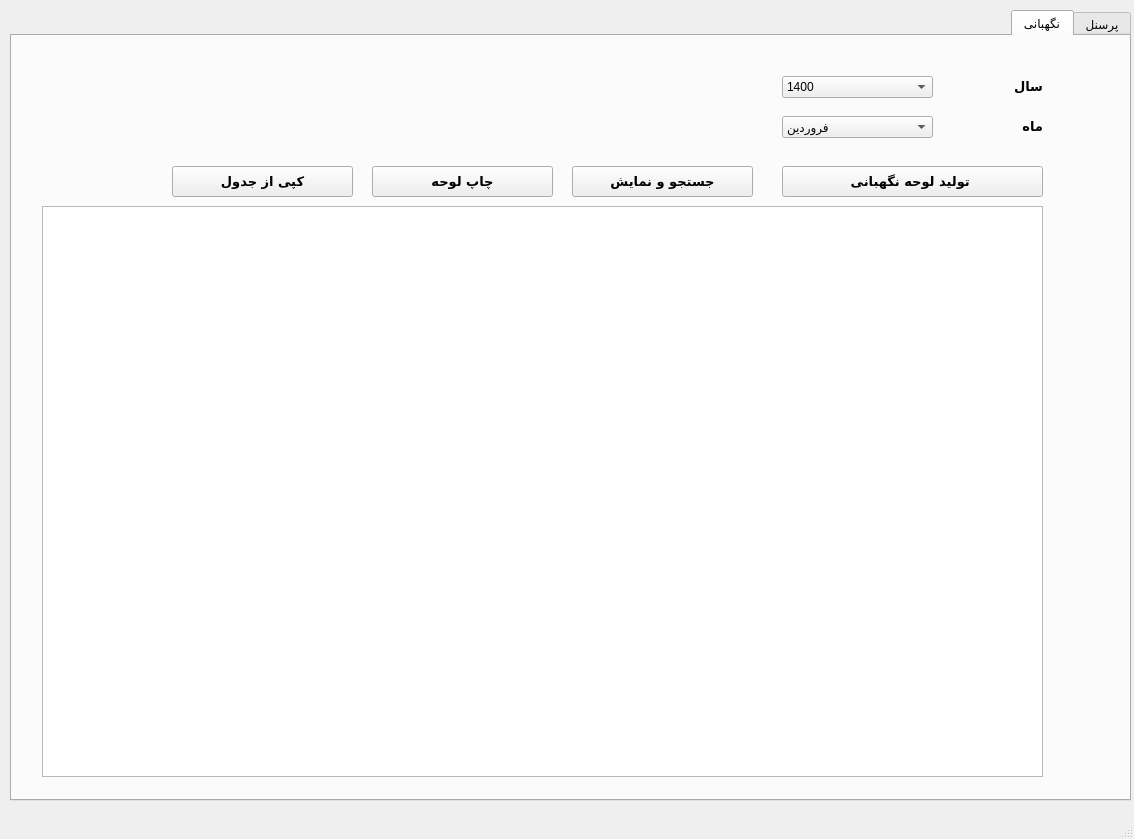
<?xml version="1.0" encoding="UTF-8"?>
<ui version="4.0">
 <class>MainWindow</class>
 <widget class="QMainWindow" name="MainWindow">
  <property name="geometry">
   <rect>
    <x>0</x>
    <y>0</y>
    <width>1134</width>
    <height>839</height>
   </rect>
  </property>
  <property name="windowTitle">
   <string>main</string>
  </property>
  <widget class="QWidget" name="centralwidget">
   <widget class="QTabWidget" name="tabWidget">
    <property name="geometry">
     <rect>
      <x>10</x>
      <y>10</y>
      <width>1121</width>
      <height>791</height>
     </rect>
    </property>
    <property name="layoutDirection">
     <enum>Qt::RightToLeft</enum>
    </property>
    <property name="currentIndex">
     <number>1</number>
    </property>
    <widget class="QWidget" name="tab">
     <attribute name="title">
      <string>پرسنل</string>
     </attribute>
     <widget class="QPushButton" name="pushButton">
      <property name="geometry">
       <rect>
        <x>590</x>
        <y>90</y>
        <width>141</width>
        <height>31</height>
       </rect>
      </property>
      <property name="font">
       <font>
        <family>B Nazanin</family>
        <pointsize>10</pointsize>
        <weight>75</weight>
        <bold>true</bold>
       </font>
      </property>
      <property name="text">
       <string>ثبت</string>
      </property>
     </widget>
     <widget class="QPushButton" name="pushButton_2">
      <property name="geometry">
       <rect>
        <x>590</x>
        <y>140</y>
        <width>141</width>
        <height>31</height>
       </rect>
      </property>
      <property name="font">
       <font>
        <family>B Nazanin</family>
        <pointsize>10</pointsize>
        <weight>75</weight>
        <bold>true</bold>
       </font>
      </property>
      <property name="text">
       <string>ویرایش</string>
      </property>
     </widget>
     <widget class="QPushButton" name="pushButton_3">
      <property name="geometry">
       <rect>
        <x>590</x>
        <y>190</y>
        <width>141</width>
        <height>31</height>
       </rect>
      </property>
      <property name="font">
       <font>
        <family>B Nazanin</family>
        <pointsize>10</pointsize>
        <weight>75</weight>
        <bold>true</bold>
       </font>
      </property>
      <property name="text">
       <string>حذف</string>
      </property>
     </widget>
     <widget class="QPushButton" name="pushButton_4">
      <property name="geometry">
       <rect>
        <x>590</x>
        <y>240</y>
        <width>141</width>
        <height>31</height>
       </rect>
      </property>
      <property name="font">
       <font>
        <family>B Nazanin</family>
        <pointsize>10</pointsize>
        <weight>75</weight>
        <bold>true</bold>
       </font>
      </property>
      <property name="text">
       <string>جستجو</string>
      </property>
     </widget>
     <widget class="QLabel" name="label">
      <property name="geometry">
       <rect>
        <x>520</x>
        <y>10</y>
        <width>121</width>
        <height>51</height>
       </rect>
      </property>
      <property name="font">
       <font>
        <family>B Titr</family>
        <pointsize>14</pointsize>
        <weight>75</weight>
        <bold>true</bold>
       </font>
      </property>
      <property name="text">
       <string>مدیریت پرسنل</string>
      </property>
     </widget>
     <widget class="QLineEdit" name="lineEdit_3">
      <property name="geometry">
       <rect>
        <x>790</x>
        <y>200</y>
        <width>151</width>
        <height>22</height>
       </rect>
      </property>
      <property name="cursorPosition">
       <number>0</number>
      </property>
     </widget>
     <widget class="QLabel" name="label_7">
      <property name="geometry">
       <rect>
        <x>910</x>
        <y>160</y>
        <width>161</width>
        <height>21</height>
       </rect>
      </property>
      <property name="font">
       <font>
        <family>B Nazanin</family>
        <pointsize>10</pointsize>
        <weight>75</weight>
        <bold>true</bold>
       </font>
      </property>
      <property name="text">
       <string>کد پرسنلی</string>
      </property>
     </widget>
     <widget class="QLabel" name="label_2">
      <property name="geometry">
       <rect>
        <x>1030</x>
        <y>80</y>
        <width>41</width>
        <height>21</height>
       </rect>
      </property>
      <property name="font">
       <font>
        <family>B Nazanin</family>
        <pointsize>10</pointsize>
        <weight>75</weight>
        <bold>true</bold>
       </font>
      </property>
      <property name="text">
       <string>نام</string>
      </property>
     </widget>
     <widget class="QComboBox" name="comboBox">
      <property name="geometry">
       <rect>
        <x>790</x>
        <y>320</y>
        <width>151</width>
        <height>22</height>
       </rect>
      </property>
      <property name="cursor">
       <cursorShape>ArrowCursor</cursorShape>
      </property>
      <property name="layoutDirection">
       <enum>Qt::LeftToRight</enum>
      </property>
      <item>
       <property name="text">
        <string notr="true">افسر جانشین</string>
       </property>
      </item>
      <item>
       <property name="text">
        <string>افسرنگهبان</string>
       </property>
      </item>
      <item>
       <property name="text">
        <string>معاون افسر نگهبان</string>
       </property>
      </item>
      <item>
       <property name="text">
        <string>رئیس پاسدار</string>
       </property>
      </item>
     </widget>
     <widget class="QLineEdit" name="lineEdit_4">
      <property name="geometry">
       <rect>
        <x>790</x>
        <y>240</y>
        <width>151</width>
        <height>22</height>
       </rect>
      </property>
      <property name="cursorPosition">
       <number>0</number>
      </property>
     </widget>
     <widget class="QLabel" name="label_3">
      <property name="geometry">
       <rect>
        <x>910</x>
        <y>200</y>
        <width>161</width>
        <height>21</height>
       </rect>
      </property>
      <property name="font">
       <font>
        <family>B Nazanin</family>
        <pointsize>10</pointsize>
        <weight>75</weight>
        <bold>true</bold>
       </font>
      </property>
      <property name="text">
       <string>کد ملی</string>
      </property>
     </widget>
     <widget class="QLineEdit" name="lineEdit">
      <property name="geometry">
       <rect>
        <x>790</x>
        <y>80</y>
        <width>151</width>
        <height>22</height>
       </rect>
      </property>
     </widget>
     <widget class="QLabel" name="label_5">
      <property name="geometry">
       <rect>
        <x>910</x>
        <y>320</y>
        <width>161</width>
        <height>21</height>
       </rect>
      </property>
      <property name="font">
       <font>
        <family>B Nazanin</family>
        <pointsize>10</pointsize>
        <weight>75</weight>
        <bold>true</bold>
       </font>
      </property>
      <property name="text">
       <string>بخش شیفت</string>
      </property>
     </widget>
     <widget class="QLineEdit" name="lineEdit_6">
      <property name="geometry">
       <rect>
        <x>790</x>
        <y>160</y>
        <width>151</width>
        <height>22</height>
       </rect>
      </property>
      <property name="cursorPosition">
       <number>0</number>
      </property>
     </widget>
     <widget class="QLabel" name="label_4">
      <property name="geometry">
       <rect>
        <x>910</x>
        <y>240</y>
        <width>161</width>
        <height>21</height>
       </rect>
      </property>
      <property name="font">
       <font>
        <family>B Nazanin</family>
        <pointsize>10</pointsize>
        <weight>75</weight>
        <bold>true</bold>
       </font>
      </property>
      <property name="text">
       <string>درجه نظامی</string>
      </property>
     </widget>
     <widget class="QLineEdit" name="lineEdit_2">
      <property name="geometry">
       <rect>
        <x>790</x>
        <y>120</y>
        <width>151</width>
        <height>22</height>
       </rect>
      </property>
      <property name="cursorPosition">
       <number>0</number>
      </property>
     </widget>
     <widget class="QLabel" name="label_6">
      <property name="geometry">
       <rect>
        <x>920</x>
        <y>280</y>
        <width>161</width>
        <height>21</height>
       </rect>
      </property>
      <property name="font">
       <font>
        <family>B Nazanin</family>
        <pointsize>10</pointsize>
        <weight>75</weight>
        <bold>true</bold>
       </font>
      </property>
      <property name="text">
       <string>تعداد شیفت در ماه</string>
      </property>
     </widget>
     <widget class="QLineEdit" name="lineEdit_5">
      <property name="geometry">
       <rect>
        <x>790</x>
        <y>280</y>
        <width>151</width>
        <height>22</height>
       </rect>
      </property>
      <property name="cursorPosition">
       <number>0</number>
      </property>
     </widget>
     <widget class="QLabel" name="label_9">
      <property name="geometry">
       <rect>
        <x>910</x>
        <y>120</y>
        <width>161</width>
        <height>21</height>
       </rect>
      </property>
      <property name="font">
       <font>
        <family>B Nazanin</family>
        <pointsize>10</pointsize>
        <weight>75</weight>
        <bold>true</bold>
       </font>
      </property>
      <property name="text">
       <string>نام خانوادگی</string>
      </property>
     </widget>
     <widget class="QTableView" name="tableAfrad">
      <property name="geometry">
       <rect>
        <x>50</x>
        <y>370</y>
        <width>1021</width>
        <height>351</height>
       </rect>
      </property>
     </widget>
     <widget class="QPushButton" name="refreshbtn">
      <property name="geometry">
       <rect>
        <x>590</x>
        <y>290</y>
        <width>141</width>
        <height>31</height>
       </rect>
      </property>
      <property name="font">
       <font>
        <family>B Nazanin</family>
        <pointsize>10</pointsize>
        <weight>75</weight>
        <bold>true</bold>
       </font>
      </property>
      <property name="text">
       <string>بروزرسانی</string>
      </property>
     </widget>
    </widget>
    <widget class="QWidget" name="tab_2">
     <attribute name="title">
      <string>نگهبانی</string>
     </attribute>
     <widget class="QLabel" name="label_8">
      <property name="geometry">
       <rect>
        <x>940</x>
        <y>40</y>
        <width>91</width>
        <height>21</height>
       </rect>
      </property>
      <property name="font">
       <font>
        <family>B Nazanin</family>
        <pointsize>10</pointsize>
        <weight>75</weight>
        <bold>true</bold>
       </font>
      </property>
      <property name="text">
       <string>سال</string>
      </property>
     </widget>
     <widget class="QComboBox" name="comboBox_2">
      <property name="geometry">
       <rect>
        <x>770</x>
        <y>40</y>
        <width>151</width>
        <height>22</height>
       </rect>
      </property>
      <property name="layoutDirection">
       <enum>Qt::LeftToRight</enum>
      </property>
      <item>
       <property name="text">
        <string>1400</string>
       </property>
      </item>
      <item>
       <property name="text">
        <string>1401</string>
       </property>
      </item>
      <item>
       <property name="text">
        <string>1402</string>
       </property>
      </item>
      <item>
       <property name="text">
        <string>1403</string>
       </property>
      </item>
     </widget>
     <widget class="QLabel" name="label_10">
      <property name="geometry">
       <rect>
        <x>940</x>
        <y>80</y>
        <width>91</width>
        <height>21</height>
       </rect>
      </property>
      <property name="font">
       <font>
        <family>B Nazanin</family>
        <pointsize>10</pointsize>
        <weight>75</weight>
        <bold>true</bold>
       </font>
      </property>
      <property name="text">
       <string>ماه</string>
      </property>
     </widget>
     <widget class="QPushButton" name="pushButton_7">
      <property name="geometry">
       <rect>
        <x>770</x>
        <y>130</y>
        <width>261</width>
        <height>31</height>
       </rect>
      </property>
      <property name="font">
       <font>
        <family>B Nazanin</family>
        <pointsize>10</pointsize>
        <weight>75</weight>
        <bold>true</bold>
       </font>
      </property>
      <property name="text">
       <string>تولید لوحه نگهبانی </string>
      </property>
     </widget>
     <widget class="QComboBox" name="comboBox_3">
      <property name="geometry">
       <rect>
        <x>770</x>
        <y>80</y>
        <width>151</width>
        <height>22</height>
       </rect>
      </property>
      <property name="layoutDirection">
       <enum>Qt::LeftToRight</enum>
      </property>
      <item>
       <property name="text">
        <string>فروردین</string>
       </property>
      </item>
      <item>
       <property name="text">
        <string>اردیبهشت</string>
       </property>
      </item>
      <item>
       <property name="text">
        <string>خرداد</string>
       </property>
      </item>
      <item>
       <property name="text">
        <string>تیر</string>
       </property>
      </item>
      <item>
       <property name="text">
        <string>مرداد</string>
       </property>
      </item>
      <item>
       <property name="text">
        <string>شهریور</string>
       </property>
      </item>
      <item>
       <property name="text">
        <string>مهر</string>
       </property>
      </item>
      <item>
       <property name="text">
        <string>آبان</string>
       </property>
      </item>
      <item>
       <property name="text">
        <string>آذر</string>
       </property>
      </item>
      <item>
       <property name="text">
        <string>دی</string>
       </property>
      </item>
      <item>
       <property name="text">
        <string>بهمن</string>
       </property>
      </item>
      <item>
       <property name="text">
        <string>اسفند</string>
       </property>
      </item>
     </widget>
     <widget class="QTableView" name="tableView">
      <property name="geometry">
       <rect>
        <x>30</x>
        <y>170</y>
        <width>1001</width>
        <height>571</height>
       </rect>
      </property>
      <property name="cursor" stdset="0">
       <cursorShape>IBeamCursor</cursorShape>
      </property>
     </widget>
     <widget class="QPushButton" name="searchbtn">
      <property name="geometry">
       <rect>
        <x>560</x>
        <y>130</y>
        <width>181</width>
        <height>31</height>
       </rect>
      </property>
      <property name="font">
       <font>
        <family>B Nazanin</family>
        <pointsize>10</pointsize>
        <weight>75</weight>
        <bold>true</bold>
       </font>
      </property>
      <property name="text">
       <string>جستجو و نمایش</string>
      </property>
     </widget>
     <widget class="QPushButton" name="printbtn">
      <property name="geometry">
       <rect>
        <x>360</x>
        <y>130</y>
        <width>181</width>
        <height>31</height>
       </rect>
      </property>
      <property name="font">
       <font>
        <family>B Nazanin</family>
        <pointsize>10</pointsize>
        <weight>75</weight>
        <bold>true</bold>
       </font>
      </property>
      <property name="text">
       <string>چاپ لوحه</string>
      </property>
     </widget>
     <widget class="QPushButton" name="copybtn">
      <property name="geometry">
       <rect>
        <x>160</x>
        <y>130</y>
        <width>181</width>
        <height>31</height>
       </rect>
      </property>
      <property name="font">
       <font>
        <family>B Nazanin</family>
        <pointsize>10</pointsize>
        <weight>75</weight>
        <bold>true</bold>
       </font>
      </property>
      <property name="text">
       <string>کپی از جدول</string>
      </property>
     </widget>
    </widget>
   </widget>
  </widget>
  <widget class="QStatusBar" name="statusbar"/>
 </widget>
 <resources/>
 <connections>
  <connection>
   <sender>pushButton</sender>
   <signal>clicked()</signal>
   <receiver>label</receiver>
   <slot>show()</slot>
   <hints>
    <hint type="sourcelabel">
     <x>59</x>
     <y>24</y>
    </hint>
    <hint type="destinationlabel">
     <x>972</x>
     <y>60</y>
    </hint>
   </hints>
  </connection>
 </connections>
</ui>
